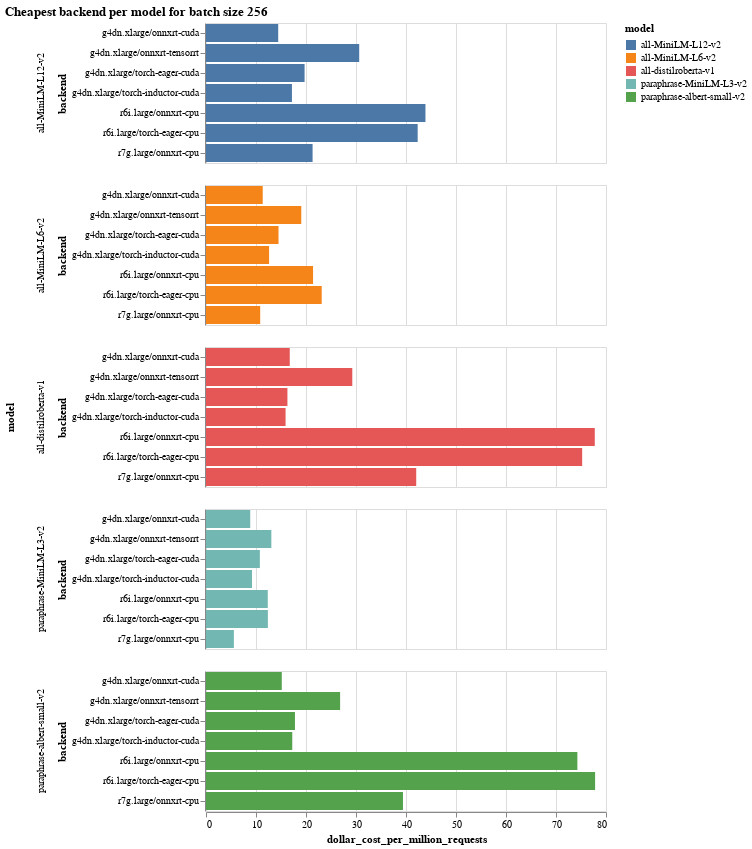

Write notebook code for a chart like this one.
### Code cell
alt.Chart(df[df['batch_size'] == 256]).mark_bar().encode(
    y='backend',
    x='dollar_cost_per_million_requests',
    color='model',
    row='model'
).properties(title='Cheapest backend per model for batch size 256')

### Figure 1 — Vega-Lite specification as saved in the notebook (floating-point values rounded to 4 significant figures)
{"$schema": "https://vega.github.io/schema/vega-lite/v4.17.0.json", "config": {"view": {"continuousHeight": 300, "continuousWidth": 400}}, "data": {"name": "data-af6eb9fe15b6262122ef517ddf5fdb37"}, "datasets": {"data-af6eb9fe15b6262122ef517ddf5fdb37": [{"backend": "r6i.large/onnxrt-cpu", "batch_size": 256, "dollar_cost_per_million_requests": 43.89, "model": "all-MiniLM-L12-v2", "time_ms": 1254.0}, {"backend": "r6i.large/torch-eager-cpu", "batch_size": 256, "dollar_cost_per_million_requests": 42.34, "model": "all-MiniLM-L12-v2", "time_ms": 1210.0}, {"backend": "r7g.large/onnxrt-cpu", "batch_size": 256, "dollar_cost_per_million_requests": 21.32, "model": "all-MiniLM-L12-v2", "time_ms": 3336.0}, {"backend": "g4dn.xlarge/onnxrt-cuda", "batch_size": 256, "dollar_cost_per_million_requests": 14.44, "model": "all-MiniLM-L12-v2", "time_ms": 98.84}, {"backend": "g4dn.xlarge/onnxrt-tensorrt", "batch_size": 256, "dollar_cost_per_million_requests": 30.64, "model": "all-MiniLM-L12-v2", "time_ms": 209.7}, {"backend": "g4dn.xlarge/torch-eager-cuda", "batch_size": 256, "dollar_cost_per_million_requests": 19.72, "model": "all-MiniLM-L12-v2", "time_ms": 134.9}, {"backend": "g4dn.xlarge/torch-inductor-cuda", "batch_size": 256, "dollar_cost_per_million_requests": 17.19, "model": "all-MiniLM-L12-v2", "time_ms": 117.6}, {"backend": "r6i.large/onnxrt-cpu", "batch_size": 256, "dollar_cost_per_million_requests": 21.41, "model": "all-MiniLM-L6-v2", "time_ms": 611.8}, {"backend": "r6i.large/torch-eager-cpu", "batch_size": 256, "dollar_cost_per_million_requests": 23.14, "model": "all-MiniLM-L6-v2", "time_ms": 661.1}, {"backend": "r7g.large/onnxrt-cpu", "batch_size": 256, "dollar_cost_per_million_requests": 10.84, "model": "all-MiniLM-L6-v2", "time_ms": 1697.0}, {"backend": "g4dn.xlarge/onnxrt-cuda", "batch_size": 256, "dollar_cost_per_million_requests": 11.34, "model": "all-MiniLM-L6-v2", "time_ms": 77.64}, {"backend": "g4dn.xlarge/onnxrt-tensorrt", "batch_size": 256, "dollar_cost_per_million_requests": 19.06, "model": "all-MiniLM-L6-v2", "time_ms": 130.4}, {"backend": "g4dn.xlarge/torch-eager-cuda", "batch_size": 256, "dollar_cost_per_million_requests": 14.5, "model": "all-MiniLM-L6-v2", "time_ms": 99.27}, {"backend": "g4dn.xlarge/torch-inductor-cuda", "batch_size": 256, "dollar_cost_per_million_requests": 12.62, "model": "all-MiniLM-L6-v2", "time_ms": 86.36}, {"backend": "r6i.large/onnxrt-cpu", "batch_size": 256, "dollar_cost_per_million_requests": 77.76, "model": "all-distilroberta-v1", "time_ms": 2222.0}, {"backend": "r6i.large/torch-eager-cpu", "batch_size": 256, "dollar_cost_per_million_requests": 75.23, "model": "all-distilroberta-v1", "time_ms": 2149.0}, {"backend": "r7g.large/onnxrt-cpu", "batch_size": 256, "dollar_cost_per_million_requests": 42.04, "model": "all-distilroberta-v1", "time_ms": 6581.0}, {"backend": "g4dn.xlarge/onnxrt-cuda", "batch_size": 256, "dollar_cost_per_million_requests": 16.75, "model": "all-distilroberta-v1", "time_ms": 114.7}, {"backend": "g4dn.xlarge/onnxrt-tensorrt", "batch_size": 256, "dollar_cost_per_million_requests": 29.26, "model": "all-distilroberta-v1", "time_ms": 200.2}, {"backend": "g4dn.xlarge/torch-eager-cuda", "batch_size": 256, "dollar_cost_per_million_requests": 16.29, "model": "all-distilroberta-v1", "time_ms": 111.5}, {"backend": "g4dn.xlarge/torch-inductor-cuda", "batch_size": 256, "dollar_cost_per_million_requests": 15.91, "model": "all-distilroberta-v1", "time_ms": 108.9}, {"backend": "r6i.large/onnxrt-cpu", "batch_size": 256, "dollar_cost_per_million_requests": 74.27, "model": "paraphrase-albert-small-v2", "time_ms": 2122.0}, {"backend": "r6i.large/torch-eager-cpu", "batch_size": 256, "dollar_cost_per_million_requests": 77.82, "model": "paraphrase-albert-small-v2", "time_ms": 2223.0}, {"backend": "r7g.large/onnxrt-cpu", "batch_size": 256, "dollar_cost_per_million_requests": 39.39, "model": "paraphrase-albert-small-v2", "time_ms": 6166.0}, {"backend": "g4dn.xlarge/onnxrt-cuda", "batch_size": 256, "dollar_cost_per_million_requests": 15.15, "model": "paraphrase-albert-small-v2", "time_ms": 103.7}, {"backend": "g4dn.xlarge/onnxrt-tensorrt", "batch_size": 256, "dollar_cost_per_million_requests": 26.82, "model": "paraphrase-albert-small-v2", "time_ms": 183.6}, {"backend": "g4dn.xlarge/torch-eager-cuda", "batch_size": 256, "dollar_cost_per_million_requests": 17.79, "model": "paraphrase-albert-small-v2", "time_ms": 121.8}, {"backend": "g4dn.xlarge/torch-inductor-cuda", "batch_size": 256, "dollar_cost_per_million_requests": 17.25, "model": "paraphrase-albert-small-v2", "time_ms": 118.1}, {"backend": "r6i.large/onnxrt-cpu", "batch_size": 256, "dollar_cost_per_million_requests": 12.35, "model": "paraphrase-MiniLM-L3-v2", "time_ms": 353.0}, {"backend": "r6i.large/torch-eager-cpu", "batch_size": 256, "dollar_cost_per_million_requests": 12.38, "model": "paraphrase-MiniLM-L3-v2", "time_ms": 353.6}, {"backend": "r7g.large/onnxrt-cpu", "batch_size": 256, "dollar_cost_per_million_requests": 5.575, "model": "paraphrase-MiniLM-L3-v2", "time_ms": 872.7}, {"backend": "g4dn.xlarge/onnxrt-cuda", "batch_size": 256, "dollar_cost_per_million_requests": 8.846, "model": "paraphrase-MiniLM-L3-v2", "time_ms": 60.54}, {"backend": "g4dn.xlarge/onnxrt-tensorrt", "batch_size": 256, "dollar_cost_per_million_requests": 13.07, "model": "paraphrase-MiniLM-L3-v2", "time_ms": 89.45}, {"backend": "g4dn.xlarge/torch-eager-cuda", "batch_size": 256, "dollar_cost_per_million_requests": 10.77, "model": "paraphrase-MiniLM-L3-v2", "time_ms": 73.71}, {"backend": "g4dn.xlarge/torch-inductor-cuda", "batch_size": 256, "dollar_cost_per_million_requests": 9.199, "model": "paraphrase-MiniLM-L3-v2", "time_ms": 62.96}]}, "encoding": {"color": {"field": "model", "type": "nominal"}, "row": {"field": "model", "type": "nominal"}, "x": {"field": "dollar_cost_per_million_requests", "type": "quantitative"}, "y": {"field": "backend", "type": "nominal"}}, "mark": "bar", "title": "Cheapest backend per model for batch size 256"}
